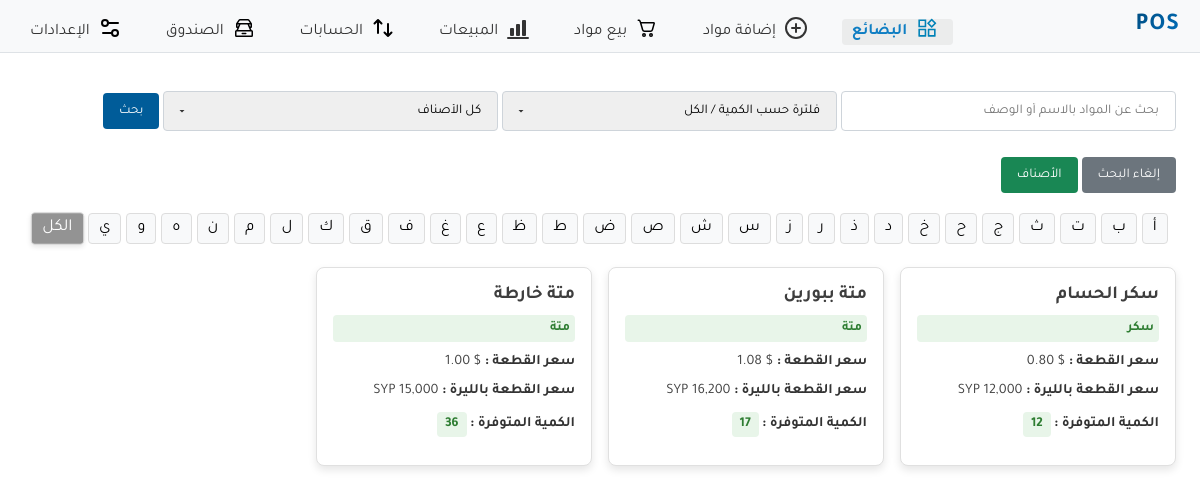
Before: / with the older database file.
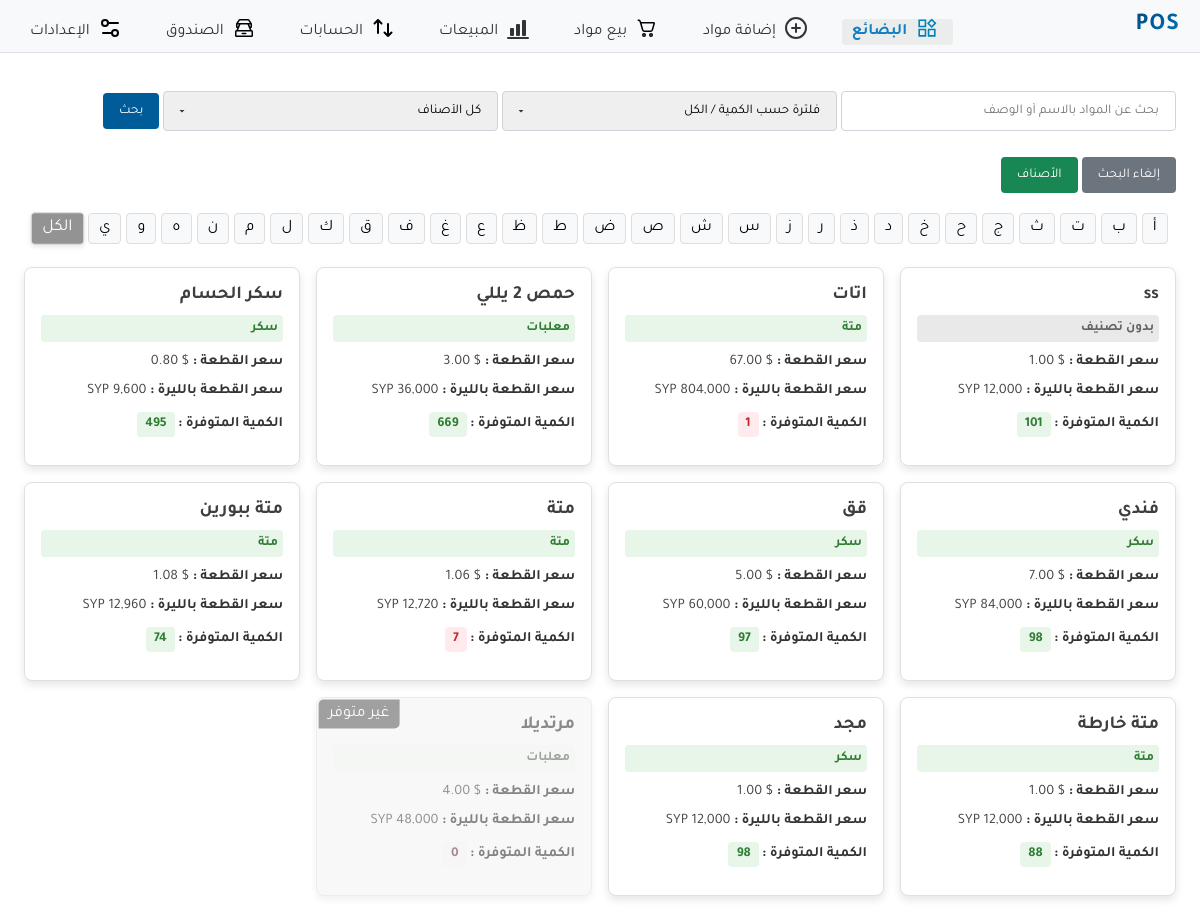
After: the same page with the newer database file.
### store/models.py (models this page shows, shortened)
class Product(models.Model):
    name = models.CharField(max_length=100)
    description = models.TextField(null=True,blank=True)
    price = models.DecimalField(max_digits=10, decimal_places=2)
    quantity = models.PositiveIntegerField()
    classification=models.ForeignKey(Classification, on_delete=models.SET_NULL,null=True,blank=True)
    retail_sale_percent = models.PositiveIntegerField(null=True, blank=True)
    whole_sale_percent = models.PositiveIntegerField(null=True, blank=True)
    is_active = models.BooleanField(default=True)
    def syp_price(self):
        dollar_rate = Settings.objects.get(key="dollar_rate").value
        return int(self.price * dollar_rate)

class Classification(models.Model):
    category=models.CharField(max_length=100)
    def __str__(self):
        return self.category

class Settings(models.Model):
    key = models.CharField(max_length=50, unique=True)
    value = models.DecimalField(max_digits=15, decimal_places=2)
    class Meta:
        verbose_name = "Setting"
        verbose_name_plural = "Settings"

### store/views.py (the view, shortened to what this page needs)
# urls.py: path('', views.product_list, name='home'),
def product_list(request):
    search_query = request.GET.get('search', '')
    quantity_filter = request.GET.get('quantity', '')
    classification_filter = request.GET.get('classification', '') #new
    minimum_setting = Settings.objects.filter(key='minimum').first().value
    products = Product.objects.filter(is_active=True)
    classifications = Classification.objects.all()
    if search_query:
        products = products.filter(
            Q(name__icontains=search_query) | Q(description__icontains=search_query)
        )
    if classification_filter:
        if classification_filter=="no-category":
            products=products.filter(classification=None) # no classification
        else:
            products = products.filter(classification=classification_filter)
    products = products.order_by('name')
    minimum_setting = Settings.objects.filter(key='minimum').first()
    return render(
        request,
        'store/product_list.html',
        {
            'products': products,
            'classifications':classifications,
            'search_query': search_query,
            'quantity_filter': quantity_filter,
            'classification_filter':classification_filter,
            'minimum_value': minimum_setting.value if minimum_setting else None,
        },
    )

### store/templates/store/product_list.html (shortened to what this page needs)
{% extends 'base.html' %}
{% load static %}
{% load humanize %}
{% block css-files %}
<link rel="stylesheet" type="text/css" href="{% static 'store/product_list.css' %}">
{% endblock %}
{% block content %}
<div class="search-bar">
  <form method="get" action=".">
    <input
      type="text"
      name="search"
      placeholder="بحث عن المواد بالاسم أو الوصف"
      value="{{ search_query|default:'' }}"
      id="searchInput"
    >
    <select name="quantity" class="quantity-filter">
      <option value="" {% if not quantity_filter %}selected{% endif %}>فلترة حسب الكمية / الكل</option>
    </select>
    <select name="classification">
      <option value="" {% if not classification_filter %}selected{% endif %}>كل الأصناف</option>
    </select>
    <button type="submit" class="btn blue">بحث</button>
    <button type="button" class="btn gray" id="clearSearchInputs">
      إلغاء البحث
    </button>
    <button type="button" class="btn green">
      <a href="{% url "classifications_list" %}">الأصناف</a>
    </button>
  </form>
</div>
<div class="alphabet-filter">
  <button type="button" class="alphabet-btn" data-letter="ا">أ</button>
  {% with "ب ت ث ج ح خ د ذ ر ز س ش ص ض ط ظ ع غ ف ق ك ل م ن ه و ي " as letters %}
    {% for letter in letters.split %}
      <button type="button" class="alphabet-btn" data-letter="{{ letter }}">{{ letter }}</button>
    {% endfor %}
  {% endwith %}
  <button type="button" class="alphabet-btn active" data-letter="all">الكل</button>
</div>
{% if products %}
<div class="product-container">
    {% with None as last_name %}
      {% for product in products %}
        <a href="{% url 'product_detail' product.id %}" class="product-link {% if product.quantity == 0 %}out-of-stock{% endif %}" data-product-id="{{ product.id }}" data-product-name="{{ product.name }}">
          <div class="product-card">
            <h3>{{ product.name }}</h3>
            <h5 class="{% if product.classification %}classification{% else %}no-classification{% endif %}">
              {{ product.classification|default:"بدون تصنيف" }}
            </h5>
            <p><strong>سعر القطعة :</strong> $ {{ product.price }}</p>
            <p><strong>سعر القطعة بالليرة :</strong> SYP {{ product.syp_price|intcomma }}</p>
            <p>
              <strong>الكمية المتوفرة :</strong>
              <span class="{% if product.quantity < minimum_value %}low-quantity{% else %}high-quantity{% endif %}">
                {{ product.quantity }}
              </span>
            </p>
          </div>
        </a>
      {% endfor %}
    {% endwith %}
  </div>
  {% else %}
    <p class="error" style="text-align:center; margin-top:50px">لا يوجد مواد .</p>
  {% endif %}
{% endblock %}

### store/templates/base.html (shortened to what this page needs)
{% load static %}
<!DOCTYPE html>
<html lang="en">
<head>
  <link rel="stylesheet" type="text/css" href="{% static 'base.css' %}">
  {% block css-files %}{% endblock %}
</head>
<body>
  <header>
    <div class="logo">
      <a href="{% url 'home' %}">
        <h2 class="text-logo">
        </h2>
      </a>
    </div>
    <nav>
      <ul>
        <li>
          <a href="{% url 'home' %}"
             class="{% if request.resolver_match.url_name == 'product_list' or request.resolver_match.url_name == 'home' or request.resolver_match.url_name == 'product_detail' %}active{% endif %}">
             <img src="{% static 'icons/goods_icon.svg' %}" width="24" height="24" alt="Warehouse Icon">
             البضائع
          </a>
        </li>
        <li>
          <a href="{% url 'add_product' %}"
             class="{% if request.resolver_match.url_name == 'add_product' %}active{% endif %}">
             <img src="{% static 'icons/add_icon_2.svg' %}" width="24" height="24" alt="Add Product Icon">
            إضافة مواد
          </a>
        </li>
        <li>
          <a href="{% url 'sell_product' %}"
             class="{% if request.resolver_match.url_name == 'sell_product' %}active{% endif %}">
             <img src="{% static 'icons/cart_icon.svg' %}" width="24" height="24" alt="Sell Product Icon">
            بيع مواد
          </a>
        </li>
        <li>
          <a href="{% url 'list_sales' %}"
          class="{% if request.resolver_match.url_name == 'list_sales' or request.resolver_match.url_name == 'sale_detail' %}active{% endif %}">
          <img src="{% static 'icons/sales_icon_2.svg' %}" width="24" height="24" alt="Sales Icon">
          المبيعات
        </a>
      </li>
      <li>
        <a href="{% url 'trader_list' %}"
             class="">
             <img src="{% static 'icons/transaction_icon_2.svg' %}" width="24" height="24" alt="Add Product Icon">
            الحسابات
          </a>
        </li>
        <li>
          <a href="{% url 'financial_box' %}"
             class="{% if request.resolver_match.url_name == 'financial_box' %}active{% endif %}">
             <img src="{% static 'icons/drawer_icon.svg' %}" width="24" height="24" alt="Add Product Icon">
             الصندوق
          </a>
        </li>
        <li>
          <a href="{% url 'settings' %}"
             class="{% if request.resolver_match.url_name == 'settings' %}active{% endif %}">
             <img src="{% static 'icons/settings_icon.svg' %}" width="24" height="24" alt="Settings Icon">
            الإعدادات
          </a>
        </li>
      </ul>
    </nav>
  </header>
  <main>
    {% block content %}{% endblock %}
  </main>
</body>
</html>

### store/static/base.css (style rules this page uses)
body { font-family: 'Tajawal'; margin: 0; padding: 0; box-sizing: border-box; background-color: #ffffff; color: #333; direction: rtl; }
header { display: flex; align-items: center; justify-content: space-between; padding: 10px 20px; background-color: #F8F9FA; border-bottom: 1px solid #DEE2E6; }
.text-logo { background: linear-gradient(135deg, #004C80 0%, #0073C2 100%); -webkit-background-clip: text; background-clip: text; color: transparent; font-weight: 800; text-transform: uppercase; letter-spacing: 1px; }
nav ul { list-style: none; display: flex; gap: 15px; margin: 0; padding: 0; }
nav ul li a { text-decoration: none; color: #333; padding: 5px 10px; }
nav ul li a.active { font-weight: bold; color: #0f7ec3; background-color: #4c4d4f14; border-radius: 4px; }
nav li a img { margin: 0 4px; position: relative; top: 6px; }
nav ul li a.active img { filter: brightness(0) saturate(100%) invert(32%) sepia(99%) saturate(1011%) hue-rotate(167deg) brightness(95%) contrast(104%); }
main { padding: 1rem; }
.btn { font-family: 'Tajawal'; display: inline-block; margin-top: 1rem; padding: 0.6rem 1rem; border: unset; color: #fff; border-radius: 4px; text-align: center; cursor: pointer; }
.blue { background-color: #005C99; color: white; }
.gray { background-color: #6C757D; }
.green { background-color: #198754; }
a { text-decoration: none; color: #005C99; }
button a { color: white; }
h1, h2, h3, h4, h5, h6 { margin: 0; }
form input, form textarea, form select { font-family: 'Tajawal', sans-serif; padding: 0.5rem 1rem; margin-bottom: 10px; margin-top: 4px; border: 1px solid #CED4DA; border-radius: 4px; transition: box-shadow 0.3s, border-color 0.3s; width: 100%; max-width: 335px; height: 40px; box-sizing: border-box; }
form select { appearance: none; background-repeat: no-repeat; background-position: left 0.75rem center; background-size: 12px; }
@media only screen and (min-width: 993px) { header { padding: 10px 20px; } }
@media only screen and (min-width: 993px) { nav ul { gap: 20px; } }
@media only screen and (min-width: 993px) { main { padding: 1.5rem; } }
@media only screen and (min-width: 993px) { form input, form textarea, form select { max-width: 335px; } }
@media only screen and (min-width: 993px) { .btn { margin-top: 1rem; } }

### store/static/store/product_list.css (style rules this page uses)
.product-container { display: grid; grid-template-columns: repeat(auto-fill, minmax(240px, 1fr)); gap: 1rem; padding-top: 0.5rem; }
.product-card { background: #fff; border: 1px solid #e0e0e0; border-radius: 8px; padding: 1rem; box-shadow: 0 4px 8px rgba(0, 0, 0, 0.1); transition: transform 0.3s ease, box-shadow 0.3s ease; }
.product-card h3 { font-size: 1.15rem; font-weight: 600; color: #3e3e3e; margin-bottom: 0.5rem; }
.product-card p { font-size: 0.9rem; color: #444; margin: 0.75rem 0; }
.product-card p strong { color: #333; }
.low-quantity, .high-quantity { display: inline-block; padding: 4px 8px; border-radius: 4px; font-weight: 600; font-size: 0.85rem; }
.low-quantity { background-color: #ffebee; color: #c62828; }
.high-quantity { background-color: #e8f5e9; color: #2e7d32; }
.search-bar { margin-bottom: 20px; }
.classification,.no-classification { padding: 5px; border-radius: 4px; }
.classification { background-color: #e8f5e9; color: #2e7d32; }
.no-classification { background-color: #e9e9e9; color: #616161; }
.out-of-stock .product-card { opacity: 0.6; background-color: #f5f5f5; filter: grayscale(80%); position: relative; }
.out-of-stock .product-card::after { content: "غير متوفر"; position: absolute; top: 16px; left: 42px; transform: translate(-50%, -50%); background-color: rgba(0, 0, 0, 0.6); color: white; padding: 5px 10px; border-radius: 5px 0 5px 0; }

### store/templates/store/product_list.html (style rules this page uses)
.alphabet-filter { display: flex; flex-wrap: wrap; gap: 5px; margin: 15px 0; justify-content: center; }
.alphabet-btn { font:inherit; padding: 5px 10px; border: 1px solid #ddd; background-color: #f8f9fa; cursor: pointer; border-radius: 4px; font-size: 16px; transition: all 0.3s ease; }
.alphabet-btn.active { background-color: #939393; color: white; transform: scale(1.05); box-shadow: 0 2px 5px rgba(0,0,0,0.1); }

Changed rows visible on the page:
added Product: name "ss", classification "بدون تصنيف", price "1.00", syp_price "12,000", quantity "101"
added Product: name "اتات", classification "متة", price "67.00", syp_price "804,000", quantity "1"
added Product: name "حمص 2 يللي", classification "معلبات", price "3.00", syp_price "36,000", quantity "669"
changed Product "سكر الحسام": syp_price "12,000" → "9,600"; quantity "12" → "495"
added Product: name "فندي", classification "سكر", price "7.00", syp_price "84,000", quantity "98"
added Product: name "قق", classification "سكر", price "5.00", syp_price "60,000", quantity "97"
added Product: name "متة", classification "متة", price "1.06", syp_price "12,720", quantity "7"
changed Product "متة ببورين": syp_price "16,200" → "12,960"; quantity "17" → "74"
changed Product "متة خارطة": syp_price "15,000" → "12,000"; quantity "36" → "88"
added Product: name "مجد", classification "سكر", price "1.00", syp_price "12,000", quantity "98"
added Product: name "مرتديلا", classification "معلبات", price "4.00", syp_price "48,000", quantity "0"
